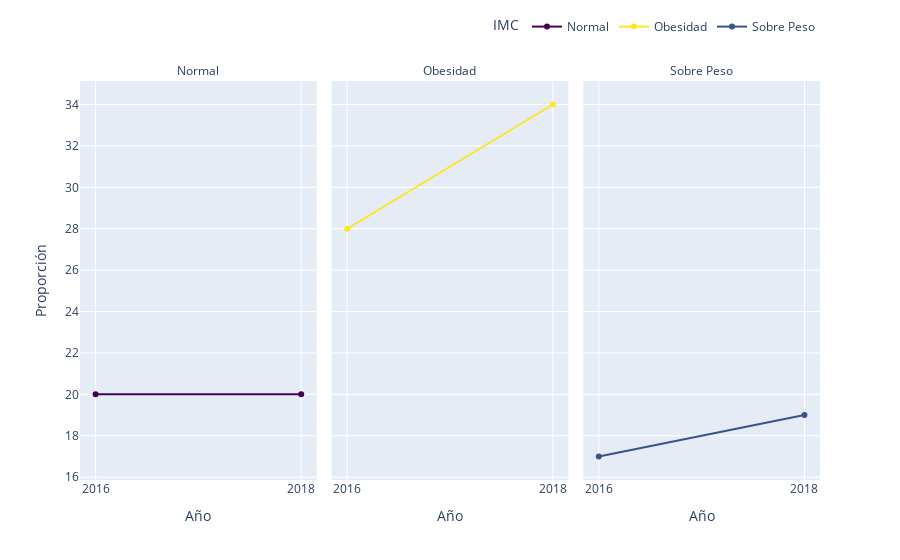

Notebook cell for this chart:
### Code cell
gf_imc_ola=grafo_var('s_imc_fac','IMC')
gf_imc_ola

### Figure 1 — Plotly figure (JSON) as saved in the notebook; plotly's stock layout.template omitted (floating-point values rounded to 4 significant figures)
{"data": [{"hovertemplate": "IMC=Normal<br>Año=%{x}<br>Proporción=%{y}<extra></extra>", "legendgroup": "Normal", "line": {"color": "#440154", "dash": "solid"}, "marker": {"symbol": "circle"}, "mode": "lines+markers", "name": "Normal", "orientation": "v", "showlegend": true, "type": "scatter", "x": ["2016", "2018"], "xaxis": "x", "y": [20, 20], "yaxis": "y"}, {"hovertemplate": "IMC=Obesidad<br>Año=%{x}<br>Proporción=%{y}<extra></extra>", "legendgroup": "Obesidad", "line": {"color": "#fde725", "dash": "solid"}, "marker": {"symbol": "circle"}, "mode": "lines+markers", "name": "Obesidad", "orientation": "v", "showlegend": true, "type": "scatter", "x": ["2016", "2018"], "xaxis": "x2", "y": [28.0, 34], "yaxis": "y2"}, {"hovertemplate": "IMC=Sobre Peso<br>Año=%{x}<br>Proporción=%{y}<extra></extra>", "legendgroup": "Sobre Peso", "line": {"color": "#3b528b", "dash": "solid"}, "marker": {"symbol": "circle"}, "mode": "lines+markers", "name": "Sobre Peso", "orientation": "v", "showlegend": true, "type": "scatter", "x": ["2016", "2018"], "xaxis": "x3", "y": [17, 19], "yaxis": "y3"}], "layout": {"annotations": [{"font": {}, "showarrow": false, "text": "Normal", "x": 0.16, "xanchor": "center", "xref": "paper", "y": 1, "yanchor": "bottom", "yref": "paper"}, {"font": {}, "showarrow": false, "text": "Obesidad", "x": 0.5, "xanchor": "center", "xref": "paper", "y": 1, "yanchor": "bottom", "yref": "paper"}, {"font": {}, "showarrow": false, "text": "Sobre Peso", "x": 0.84, "xanchor": "center", "xref": "paper", "y": 1, "yanchor": "bottom", "yref": "paper"}], "autosize": true, "legend": {"orientation": "h", "title": {"text": "IMC"}, "tracegroupgap": 0, "x": 1, "xanchor": "right", "y": 1.1, "yanchor": "bottom"}, "margin": {"t": 60}, "xaxis": {"anchor": "y", "autorange": true, "domain": [0, 0.32], "range": [-0.07303, 1.073], "title": {"text": "Año"}, "type": "category"}, "xaxis2": {"anchor": "y2", "autorange": true, "domain": [0.34, 0.66], "matches": "x", "range": [-0.07303, 1.073], "title": {"text": "Año"}, "type": "category"}, "xaxis3": {"anchor": "y3", "autorange": true, "domain": [0.68, 1.0], "matches": "x", "range": [-0.07303, 1.073], "title": {"text": "Año"}, "type": "category"}, "yaxis": {"anchor": "x", "autorange": true, "domain": [0, 1], "range": [15.68, 35.32], "title": {"text": "Proporción"}, "type": "linear"}, "yaxis2": {"anchor": "x2", "autorange": true, "domain": [0, 1], "matches": "y", "range": [15.68, 35.32], "showticklabels": false, "type": "linear"}, "yaxis3": {"anchor": "x3", "autorange": true, "domain": [0, 1], "matches": "y", "range": [15.68, 35.32], "showticklabels": false, "type": "linear"}}}
